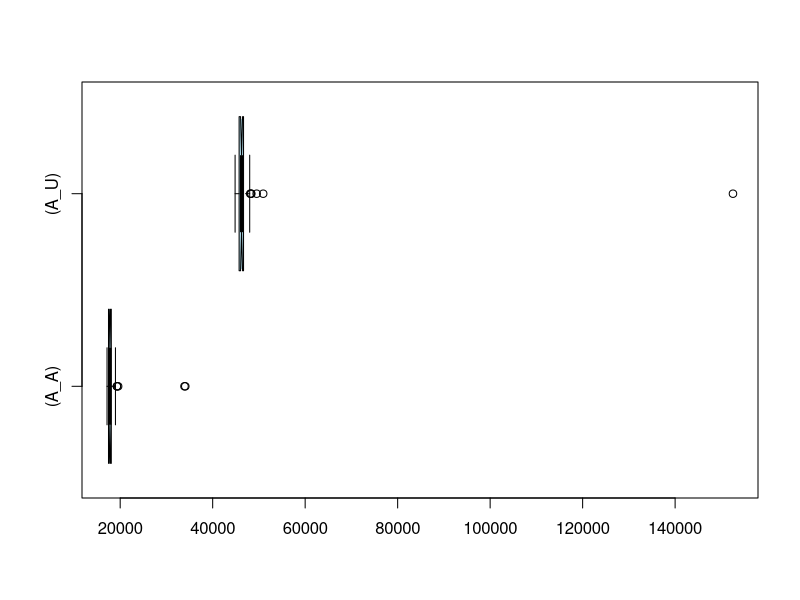

Recreate this plot in R.
if (exists("A_A")) remove("A_A")
if (exists("A_U")) remove("A_U")
if (exists("C_A")) remove("C_A")
if (exists("C_U")) remove("C_U")
A_U<-c(152509,46673,46329,47004,46128,45737,48007,47310,46586,46249,48355,47197,45605,46324,46467,45353,46559,46241,45717,46146,45489,46041,50921,46352,45669,49512,48121,46214,46247,45695,46661,45544,46561,45918,46894,45642,46582,45036,46675,45500,48248,46242,47112,45563,45843,45899,46474,44848,45720,45496)
A_A<-c(34075,33908,17849,17838,17525,17603,18774,18862,17966,17679,17902,18079,17435,17228,17529,17401,19325,19283,17329,17584,17812,18469,17425,17695,17776,17391,18105,17814,17473,17578,17541,17968,18863,17926,19554,17831,17589,17268,18041,17505,18976,17449,18207,17766,17737,17157,17315,17168,17338,17869)
if (exists("A_U")) boxplot.stats(A_U)
if (exists("A_A")) boxplot.stats(A_A)
if (exists("C_U")) boxplot.stats(C_U)
if (exists("C_A")) boxplot.stats(C_A)
if (exists("A_U")) summary(A_U)
if (exists("A_A")) summary(A_A)
if (exists("C_U")) summary(C_U)
if (exists("C_A")) summary(C_A)
if (exists("A_U")) boxplot(A_A,A_U,col="lightblue",horizontal=TRUE,match=TRUE,names=c("(A_A)","(A_U)"),notch=TRUE)
if (exists("C_U")) boxplot(C_A,C_U,col="lightblue",horizontal=TRUE,match=TRUE,names=c("(C_A)","(C_U)"),notch=TRUE)
